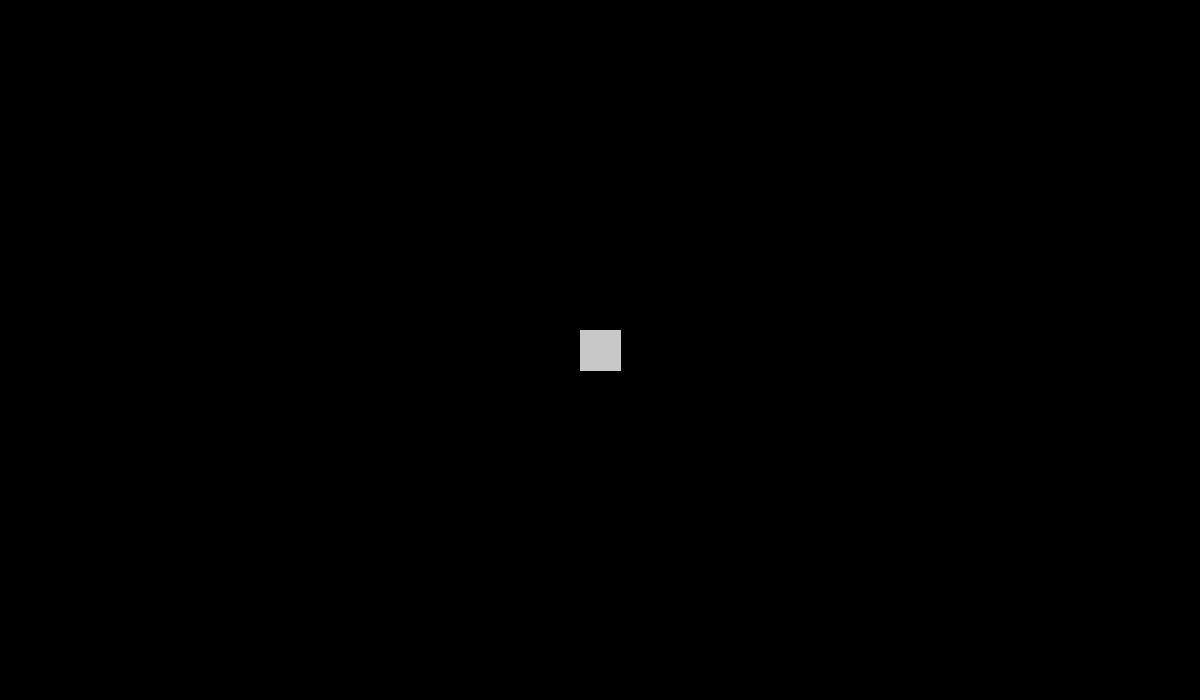
Frame 1 (no input)
Frame 60 (the mouse pressed at the canvas centre just before this capture): identical to frame 1, image omitted
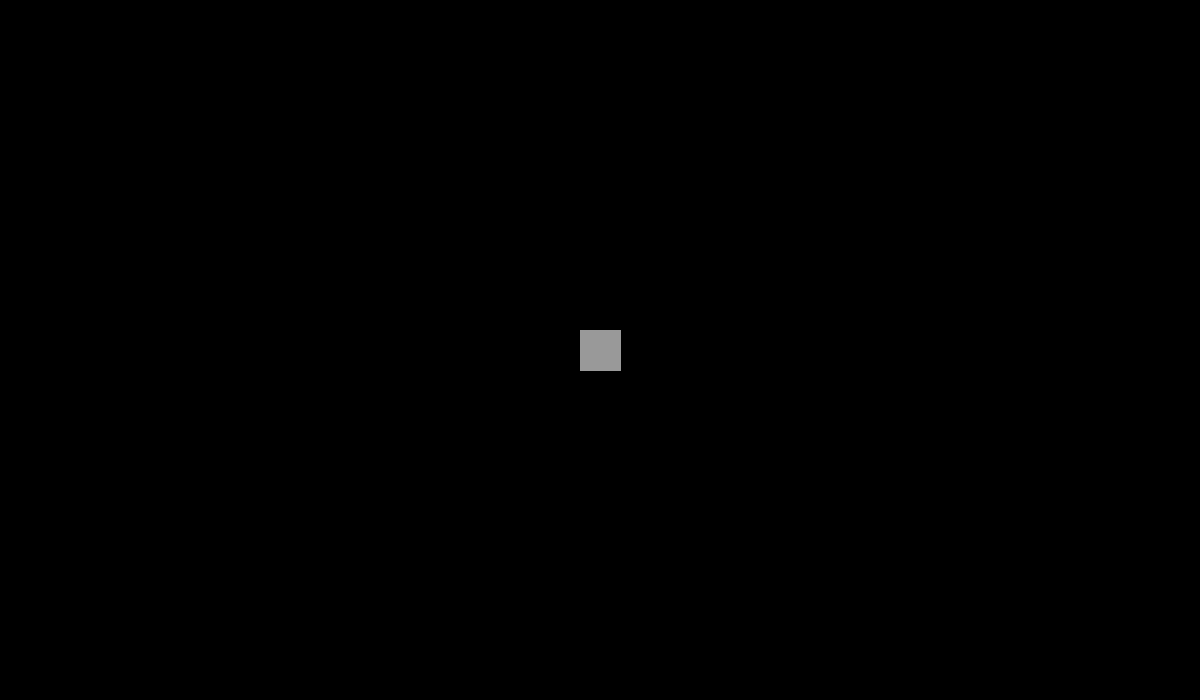
Frame 120 (the mouse held since frame 60 and released just before this capture)

The Processing sketch that drew these frames (run headless with seeded random() and noise(); from frame 60 on, the mouse is pressed at the canvas centre):

// Processing sketch: Throw
// ── Throw.pde
float bx;
float by;
int bs = 20;
boolean locked = false;
float bdifx = 0.0;
float bdify = 0.0;

float speedX, speedY;
float accelX, accelY;
boolean bMoving;

void setup()
{
  size(1200, 700);
  bx = width/2.0;
  by = height/2.0;
  rectMode(RADIUS);
}

void draw()
{
  background(0);

  // Test if the cursor is over the box
  if(isMouseOverBox()) {
    stroke(153);
    fill(153);
  } else {
    stroke(200);
    fill(200);
  }

  // Draw the box
  rect(bx, by, bs, bs);
  if (bMoving)
  {
    bx += speedX;
    by += speedY;
    if (!isBoxInArea()) {
      bx -= speedX; by -= speedY;
      if (!isBoxInArea()) {
        // Put back in playground
        bx = width/2.0;
        by = height/2.0;
      }
      bMoving = false;
      return;
    }
    float psx = speedX, psy = speedY;
    speedX -= accelX;
    speedY -= accelY;
    // Keep moving until one speed is inverted
    bMoving = sign(psx) == sign(speedX) && sign(psy) == sign(speedY);
  }
}

void mouseMoved() {
}

void mousePressed() {
  if(isMouseOverBox()) {
    locked = true;
    fill(255);
  } else {
    locked = false;
  }
  bdifx = mouseX-bx;
  bdify = mouseY-by;
}

void mouseDragged() {
  if(locked) {
    bx = mouseX-bdifx;
    by = mouseY-bdify;
  }
}

void mouseReleased() {
  locked = false;
  speedX = (mouseX - pmouseX) * 2;
  speedY = (mouseY - pmouseY) * 2;
  accelX = speedX / 10;
  accelY = speedY / 10;
  bMoving = true;
}

boolean isMouseOverBox() {
  return mouseX > bx-bs && mouseX < bx+bs &&
      mouseY > by-bs && mouseY < by+bs;
}

boolean isBoxInArea() {
  return bx > bs && by > bs && bx < width - bs && by < height - bs;
}

int sign(float v) {
  if (v < 0) return -1;
  if (v > 0) return 1;
  return 0;
}
